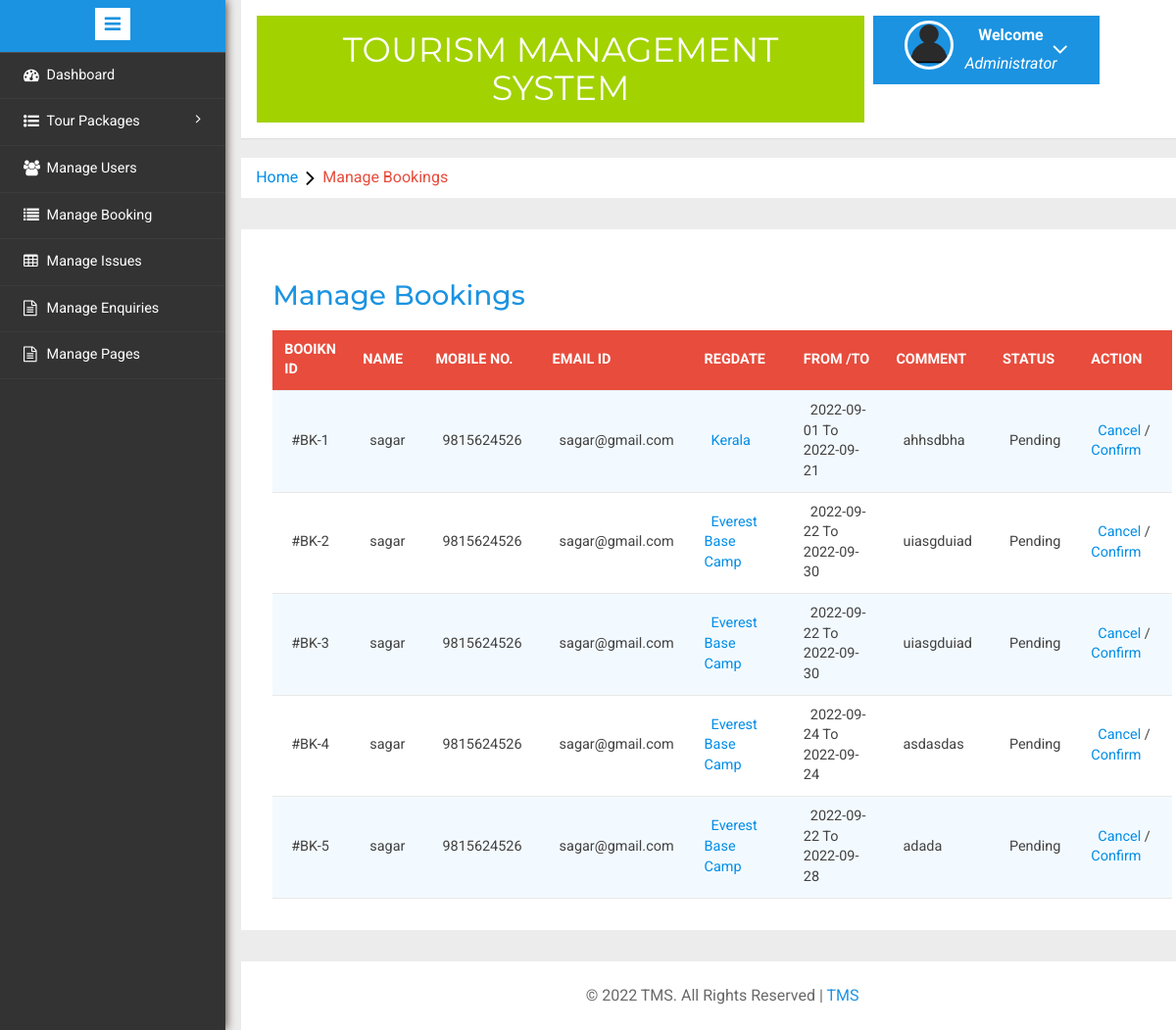
/admin/manage-bookings.php (signed in), run on the app's committed database.
### tables this page shows
CREATE TABLE `tblusers` (
  `id` int(11) NOT NULL,
  `FullName` varchar(100) DEFAULT NULL,
  `MobileNumber` char(10) DEFAULT NULL,
  `EmailId` varchar(70) DEFAULT NULL,
  `Password` varchar(100) DEFAULT NULL,
  `RegDate` timestamp NULL DEFAULT current_timestamp(),
  `UpdationDate` timestamp NULL DEFAULT NULL ON UPDATE current_timestamp()
);

CREATE TABLE `tblbooking` (
  `BookingId` int(11) NOT NULL,
  `PackageId` int(11) DEFAULT NULL,
  `UserEmail` varchar(100) DEFAULT NULL,
  `FromDate` varchar(100) DEFAULT NULL,
  `ToDate` varchar(100) DEFAULT NULL,
  `Comment` mediumtext DEFAULT NULL,
  `RegDate` timestamp NULL DEFAULT current_timestamp(),
  `status` int(11) DEFAULT NULL,
  `CancelledBy` varchar(5) DEFAULT NULL,
  `UpdationDate` timestamp NULL DEFAULT NULL ON UPDATE current_timestamp()
);

CREATE TABLE `tbltourpackages` (
  `PackageId` int(11) NOT NULL,
  `PackageName` varchar(200) DEFAULT NULL,
  `PackageType` varchar(150) DEFAULT NULL,
  `PackageLocation` varchar(100) DEFAULT NULL,
  `PackagePrice` int(11) DEFAULT NULL,
  `PackageFetures` varchar(255) DEFAULT NULL,
  `PackageDetails` mediumtext DEFAULT NULL,
  `PackageImage` varchar(100) DEFAULT NULL,
  `Creationdate` timestamp NULL DEFAULT current_timestamp(),
  `UpdationDate` timestamp NULL DEFAULT NULL ON UPDATE current_timestamp()
);

### admin/manage-bookings.php (the view, shortened to what this page needs)
<?php
include('includes/config.php');
if(strlen($_SESSION['alogin'])==0)
	{
header('location:index.php');
}
else{
	?>
<!DOCTYPE HTML>
<html>
<head>
<link href="css/bootstrap.min.css" rel='stylesheet' type='text/css' />
<link href="css/style.css" rel='stylesheet' type='text/css' />
<link rel="stylesheet" href="css/morris.css" type="text/css"/>
<link href="css/font-awesome.css" rel="stylesheet">
<link rel="stylesheet" type="text/css" href="css/table-style.css" />
<link rel="stylesheet" type="text/css" href="css/basictable.css" />
<link rel="stylesheet" href="css/icon-font.min.css" type='text/css' />
</head>
<body>
   <div class="page-container">
<div class="left-content">
	   <div class="mother-grid-inner">
				<?php include('includes/header.php');?>
				</div>
<ol class="breadcrumb">
                <li class="breadcrumb-item"><a href="index.html">Home</a><i class="fa fa-angle-right"></i>Manage Bookings</li>
            </ol>
<div class="agile-grids">
				<div class="agile-tables">
					<div class="w3l-table-info">
					  <h2>Manage Bookings</h2>
					    <table id="table">
						<thead>
						  <tr>
						  <th>Booikn id</th>
							<th>Name</th>
							<th>Mobile No.</th>
							<th>Email Id</th>
							<th>RegDate </th>
							<th>From /To </th>
							<th>Comment </th>
							<th>Status </th>
							<th>Action </th>
						  </tr>
						</thead>
						<tbody>
<?php $sql = "SELECT tblbooking.BookingId as bookid,tblusers.FullName as fname,tblusers.MobileNumber as mnumber,tblusers.EmailId as email,tbltourpackages.PackageName as pckname,tblbooking.PackageId as pid,tblbooking.FromDate as fdate,tblbooking.ToDate as tdate,tblbooking.Comment as comment,tblbooking.status as status,tblbooking.CancelledBy as cancelby,tblbooking.UpdationDate as upddate from tblusers join  tblbooking on  tblbooking.UserEmail=tblusers.EmailId join tbltourpackages on tbltourpackages.PackageId=tblbooking.PackageId";
$query = $dbh -> prepare($sql);
$query->execute();
$results=$query->fetchAll(PDO::FETCH_OBJ);
$cnt=1;
if($query->rowCount() > 0)
{
foreach($results as $result)
{				?>
						  <tr>
							<td>#BK-<?php echo htmlentities($result->bookid);?></td>
							<td><?php echo htmlentities($result->fname);?></td>
							<td><?php echo htmlentities($result->mnumber);?></td>
							<td><?php echo htmlentities($result->email);?></td>
							<td><a href="update-package.php?pid=<?php echo htmlentities($result->pid);?>"><?php echo htmlentities($result->pckname);?></a></td>
							<td><?php echo htmlentities($result->fdate);?> To <?php echo htmlentities($result->tdate);?></td>
								<td><?php echo htmlentities($result->comment);?></td>
								<td><?php if($result->status==0)
{
echo "Pending";
}
?></td>
<?php if($result->status==2)
{
	?><td>Cancelled</td>
<?php } else {?>
<td><a href="manage-bookings.php?bkid=<?php echo htmlentities($result->bookid);?>" onclick="return confirm('Do you really want to cancel booking')" >Cancel</a> / <a href="manage-bookings.php?bckid=<?php echo htmlentities($result->bookid);?>" onclick="return confirm('Do you really want to cancel booking')" >Confirm</a></td>
<?php }?>
						  </tr>
						 <?php $cnt=$cnt+1;} }?>
						</tbody>
					  </table>
					</div>
			</div>
<?php include('includes/footer.php');?>
</div>
</div>
						<?php include('includes/sidebarmenu.php');?>
							</div>
</body>
</html>
<?php } ?>

### admin/css/table-style.css (style rules this page uses)
table { background: white; border-collapse: collapse; margin: 1.25em 0 0; width: 100%; }
table tr, table th, table td { border: none; border-bottom: 1px solid #e8e8e8; font-size: .95em; }
table th, table td { padding: 10px 12px; text-align: left; }
table th { background: #e74c3c; color: #fff; text-transform: uppercase; }
table tr td { background: #f3faff; color: #424242; }
table tr:nth-of-type(2n+2) td { background: #ffffff; }
table { width: 100%; }

### data on the page
tblusers: tblbooking.BookingId "1", FullName "sagar", MobileNumber "9815624526", EmailId "sagar@gmail.com", tbltourpackages.PackageName "Kerala", tblbooking.FromDate "2022-09-01", tblbooking.ToDate "2022-09-21", tblbooking.Comment "ahhsdbha", tblbooking.BookingId "2", tbltourpackages.PackageName "Everest Base Camp", tblbooking.FromDate "2022-09-22", tblbooking.ToDate "2022-09-30", tblbooking.Comment "uiasgduiad", tblbooking.BookingId "3", tblbooking.BookingId "4", tblbooking.FromDate "2022-09-24", tblbooking.ToDate "2022-09-24", tblbooking.Comment "asdasdas", tblbooking.BookingId "5", tblbooking.ToDate "2022-09-28", tblbooking.Comment "adada"
